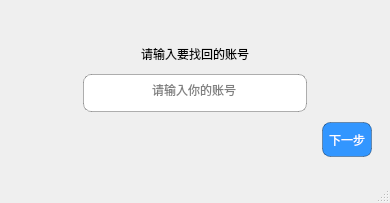
<?xml version="1.0" encoding="UTF-8"?>
<ui version="4.0">
 <class>FindPassword</class>
 <widget class="QMainWindow" name="FindPassword">
  <property name="windowModality">
   <enum>Qt::WindowModality::WindowModal</enum>
  </property>
  <property name="geometry">
   <rect>
    <x>0</x>
    <y>0</y>
    <width>390</width>
    <height>203</height>
   </rect>
  </property>
  <property name="minimumSize">
   <size>
    <width>390</width>
    <height>203</height>
   </size>
  </property>
  <property name="maximumSize">
   <size>
    <width>390</width>
    <height>203</height>
   </size>
  </property>
  <property name="contextMenuPolicy">
   <enum>Qt::ContextMenuPolicy::NoContextMenu</enum>
  </property>
  <property name="windowTitle">
   <string>找回密码</string>
  </property>
  <property name="styleSheet">
   <string notr="true"/>
  </property>
  <widget class="QWidget" name="centralwidget">
   <layout class="QGridLayout" name="gridLayout_2">
    <item row="0" column="0">
     <spacer name="verticalSpacer">
      <property name="orientation">
       <enum>Qt::Orientation::Vertical</enum>
      </property>
      <property name="sizeHint" stdset="0">
       <size>
        <width>371</width>
        <height>11</height>
       </size>
      </property>
     </spacer>
    </item>
    <item row="1" column="0" colspan="2">
     <widget class="QStackedWidget" name="page_find">
      <property name="focusPolicy">
       <enum>Qt::FocusPolicy::NoFocus</enum>
      </property>
      <property name="currentIndex">
       <number>0</number>
      </property>
      <widget class="QWidget" name="pages_1">
       <layout class="QVBoxLayout" name="verticalLayout">
        <item>
         <layout class="QHBoxLayout" name="horizontalLayout">
          <item>
           <spacer name="horizontalSpacer_5">
            <property name="orientation">
             <enum>Qt::Orientation::Horizontal</enum>
            </property>
            <property name="sizeHint" stdset="0">
             <size>
              <width>40</width>
              <height>20</height>
             </size>
            </property>
           </spacer>
          </item>
          <item>
           <widget class="QLabel" name="lab_pages1">
            <property name="sizePolicy">
             <sizepolicy hsizetype="Maximum" vsizetype="Maximum">
              <horstretch>0</horstretch>
              <verstretch>0</verstretch>
             </sizepolicy>
            </property>
            <property name="styleSheet">
             <string notr="true">font: 13pt &quot;Microsoft YaHei UI&quot;;

color:black;
</string>
            </property>
            <property name="text">
             <string>请输入要找回的账号</string>
            </property>
           </widget>
          </item>
          <item>
           <spacer name="horizontalSpacer_4">
            <property name="orientation">
             <enum>Qt::Orientation::Horizontal</enum>
            </property>
            <property name="sizeHint" stdset="0">
             <size>
              <width>40</width>
              <height>20</height>
             </size>
            </property>
           </spacer>
          </item>
         </layout>
        </item>
        <item>
         <layout class="QHBoxLayout" name="horizontalLayout_2">
          <item>
           <spacer name="horizontalSpacer_2">
            <property name="orientation">
             <enum>Qt::Orientation::Horizontal</enum>
            </property>
            <property name="sizeHint" stdset="0">
             <size>
              <width>40</width>
              <height>20</height>
             </size>
            </property>
           </spacer>
          </item>
          <item>
           <widget class="LineFind" name="line_pages1">
            <property name="sizePolicy">
             <sizepolicy hsizetype="Minimum" vsizetype="Minimum">
              <horstretch>0</horstretch>
              <verstretch>0</verstretch>
             </sizepolicy>
            </property>
            <property name="minimumSize">
             <size>
              <width>224</width>
              <height>38</height>
             </size>
            </property>
            <property name="maximumSize">
             <size>
              <width>224</width>
              <height>38</height>
             </size>
            </property>
            <property name="focusPolicy">
             <enum>Qt::FocusPolicy::ClickFocus</enum>
            </property>
            <property name="contextMenuPolicy">
             <enum>Qt::ContextMenuPolicy::NoContextMenu</enum>
            </property>
            <property name="styleSheet">
             <string notr="true">font: 13pt &quot;Microsoft YaHei UI&quot;;
border: 1px solid rgba(0, 0, 0, 0.3);
border-radius: 8px;
color:grey;
</string>
            </property>
            <property name="text">
             <string>请输入你的账号</string>
            </property>
            <property name="maxLength">
             <number>12</number>
            </property>
            <property name="alignment">
             <set>Qt::AlignmentFlag::AlignCenter</set>
            </property>
           </widget>
          </item>
          <item>
           <spacer name="horizontalSpacer_3">
            <property name="orientation">
             <enum>Qt::Orientation::Horizontal</enum>
            </property>
            <property name="sizeHint" stdset="0">
             <size>
              <width>40</width>
              <height>20</height>
             </size>
            </property>
           </spacer>
          </item>
         </layout>
        </item>
        <item>
         <layout class="QHBoxLayout" name="horizontalLayout_3">
          <item>
           <spacer name="horizontalSpacer">
            <property name="orientation">
             <enum>Qt::Orientation::Horizontal</enum>
            </property>
            <property name="sizeHint" stdset="0">
             <size>
              <width>286</width>
              <height>20</height>
             </size>
            </property>
           </spacer>
          </item>
          <item>
           <widget class="QPushButton" name="but_pages1">
            <property name="sizePolicy">
             <sizepolicy hsizetype="Fixed" vsizetype="Fixed">
              <horstretch>20</horstretch>
              <verstretch>20</verstretch>
             </sizepolicy>
            </property>
            <property name="minimumSize">
             <size>
              <width>50</width>
              <height>35</height>
             </size>
            </property>
            <property name="cursor">
             <cursorShape>PointingHandCursor</cursorShape>
            </property>
            <property name="styleSheet">
             <string notr="true">QPushButton {
    font: 10pt &quot;Microsoft YaHei UI&quot;;
    background-color: rgb(50, 150, 255);
    border: 1px solid rgba(0, 0, 0, 0.3);
    border-radius: 8px;
    color: white;
}
QPushButton:hover {
    background-color: rgba(50, 150, 255, 0.7);
    border: 1px solid rgba(0, 0, 0, 0.3);
    border-radius: 8px;
    color: white;
}
QPushButton:pressed {
    background-color: rgba(0, 100, 255, 0.8);
    border: 1px solid rgba(0, 0, 0, 0.3);
    border-radius: 8px;
    color: white;
}</string>
            </property>
            <property name="text">
             <string>下一步</string>
            </property>
           </widget>
          </item>
         </layout>
        </item>
       </layout>
      </widget>
      <widget class="QWidget" name="pages_2">
       <layout class="QVBoxLayout" name="verticalLayout_5">
        <item>
         <layout class="QHBoxLayout" name="horizontalLayout_15">
          <item>
           <spacer name="horizontalSpacer_21">
            <property name="orientation">
             <enum>Qt::Orientation::Horizontal</enum>
            </property>
            <property name="sizeHint" stdset="0">
             <size>
              <width>40</width>
              <height>20</height>
             </size>
            </property>
           </spacer>
          </item>
          <item>
           <widget class="QLabel" name="lab_pages2">
            <property name="sizePolicy">
             <sizepolicy hsizetype="Maximum" vsizetype="Maximum">
              <horstretch>0</horstretch>
              <verstretch>0</verstretch>
             </sizepolicy>
            </property>
            <property name="styleSheet">
             <string notr="true">font: 13pt &quot;Microsoft YaHei UI&quot;;

color:black;
</string>
            </property>
            <property name="text">
             <string>假装这是一个密保问题</string>
            </property>
           </widget>
          </item>
          <item>
           <spacer name="horizontalSpacer_22">
            <property name="orientation">
             <enum>Qt::Orientation::Horizontal</enum>
            </property>
            <property name="sizeHint" stdset="0">
             <size>
              <width>40</width>
              <height>20</height>
             </size>
            </property>
           </spacer>
          </item>
         </layout>
        </item>
        <item>
         <layout class="QHBoxLayout" name="horizontalLayout_14">
          <item>
           <spacer name="horizontalSpacer_23">
            <property name="orientation">
             <enum>Qt::Orientation::Horizontal</enum>
            </property>
            <property name="sizeHint" stdset="0">
             <size>
              <width>40</width>
              <height>20</height>
             </size>
            </property>
           </spacer>
          </item>
          <item>
           <widget class="LineFind" name="line_pages2">
            <property name="sizePolicy">
             <sizepolicy hsizetype="Minimum" vsizetype="Minimum">
              <horstretch>0</horstretch>
              <verstretch>0</verstretch>
             </sizepolicy>
            </property>
            <property name="minimumSize">
             <size>
              <width>224</width>
              <height>38</height>
             </size>
            </property>
            <property name="maximumSize">
             <size>
              <width>224</width>
              <height>38</height>
             </size>
            </property>
            <property name="focusPolicy">
             <enum>Qt::FocusPolicy::ClickFocus</enum>
            </property>
            <property name="contextMenuPolicy">
             <enum>Qt::ContextMenuPolicy::NoContextMenu</enum>
            </property>
            <property name="styleSheet">
             <string notr="true">font: 13pt &quot;Microsoft YaHei UI&quot;;
border: 1px solid rgba(0, 0, 0, 0.3);
border-radius: 8px;
color:grey;
</string>
            </property>
            <property name="text">
             <string>请输入密保答案</string>
            </property>
            <property name="maxLength">
             <number>12</number>
            </property>
            <property name="alignment">
             <set>Qt::AlignmentFlag::AlignCenter</set>
            </property>
           </widget>
          </item>
          <item>
           <spacer name="horizontalSpacer_24">
            <property name="orientation">
             <enum>Qt::Orientation::Horizontal</enum>
            </property>
            <property name="sizeHint" stdset="0">
             <size>
              <width>40</width>
              <height>20</height>
             </size>
            </property>
           </spacer>
          </item>
         </layout>
        </item>
        <item>
         <layout class="QHBoxLayout" name="horizontalLayout_13">
          <item>
           <spacer name="horizontalSpacer_25">
            <property name="orientation">
             <enum>Qt::Orientation::Horizontal</enum>
            </property>
            <property name="sizeHint" stdset="0">
             <size>
              <width>40</width>
              <height>20</height>
             </size>
            </property>
           </spacer>
          </item>
          <item>
           <widget class="QPushButton" name="but_pages2">
            <property name="sizePolicy">
             <sizepolicy hsizetype="Fixed" vsizetype="Fixed">
              <horstretch>20</horstretch>
              <verstretch>20</verstretch>
             </sizepolicy>
            </property>
            <property name="minimumSize">
             <size>
              <width>50</width>
              <height>35</height>
             </size>
            </property>
            <property name="cursor">
             <cursorShape>PointingHandCursor</cursorShape>
            </property>
            <property name="styleSheet">
             <string notr="true">QPushButton {
    font: 10pt &quot;Microsoft YaHei UI&quot;;
    background-color: rgb(50, 150, 255);
    border: 1px solid rgba(0, 0, 0, 0.3);
    border-radius: 8px;
    color: white;
}
QPushButton:hover {
    background-color: rgba(50, 150, 255, 0.7);
    border: 1px solid rgba(0, 0, 0, 0.3);
    border-radius: 8px;
    color: white;
}
QPushButton:pressed {
    background-color: rgba(0, 100, 255, 0.8);
    border: 1px solid rgba(0, 0, 0, 0.3);
    border-radius: 8px;
    color: white;
}</string>
            </property>
            <property name="text">
             <string>下一步</string>
            </property>
           </widget>
          </item>
         </layout>
        </item>
       </layout>
      </widget>
      <widget class="QWidget" name="pages_3">
       <layout class="QGridLayout" name="gridLayout">
        <item row="0" column="0">
         <layout class="QHBoxLayout" name="horizontalLayout_16">
          <item>
           <spacer name="horizontalSpacer_26">
            <property name="orientation">
             <enum>Qt::Orientation::Horizontal</enum>
            </property>
            <property name="sizeHint" stdset="0">
             <size>
              <width>40</width>
              <height>20</height>
             </size>
            </property>
           </spacer>
          </item>
          <item>
           <widget class="LineFind" name="line_pages3_2">
            <property name="sizePolicy">
             <sizepolicy hsizetype="Minimum" vsizetype="Minimum">
              <horstretch>0</horstretch>
              <verstretch>0</verstretch>
             </sizepolicy>
            </property>
            <property name="minimumSize">
             <size>
              <width>224</width>
              <height>38</height>
             </size>
            </property>
            <property name="maximumSize">
             <size>
              <width>224</width>
              <height>38</height>
             </size>
            </property>
            <property name="focusPolicy">
             <enum>Qt::FocusPolicy::ClickFocus</enum>
            </property>
            <property name="contextMenuPolicy">
             <enum>Qt::ContextMenuPolicy::NoContextMenu</enum>
            </property>
            <property name="styleSheet">
             <string notr="true">font: 13pt &quot;Microsoft YaHei UI&quot;;
border: 1px solid rgba(0, 0, 0, 0.3);
border-radius: 8px;
color:grey;
</string>
            </property>
            <property name="text">
             <string>请输入新的密码</string>
            </property>
            <property name="maxLength">
             <number>12</number>
            </property>
            <property name="alignment">
             <set>Qt::AlignmentFlag::AlignCenter</set>
            </property>
           </widget>
          </item>
          <item>
           <spacer name="horizontalSpacer_27">
            <property name="orientation">
             <enum>Qt::Orientation::Horizontal</enum>
            </property>
            <property name="sizeHint" stdset="0">
             <size>
              <width>40</width>
              <height>20</height>
             </size>
            </property>
           </spacer>
          </item>
         </layout>
        </item>
        <item row="1" column="0">
         <layout class="QHBoxLayout" name="horizontalLayout_17">
          <item>
           <spacer name="horizontalSpacer_28">
            <property name="orientation">
             <enum>Qt::Orientation::Horizontal</enum>
            </property>
            <property name="sizeHint" stdset="0">
             <size>
              <width>40</width>
              <height>20</height>
             </size>
            </property>
           </spacer>
          </item>
          <item>
           <widget class="LineFind" name="line_pages3">
            <property name="sizePolicy">
             <sizepolicy hsizetype="Minimum" vsizetype="Minimum">
              <horstretch>0</horstretch>
              <verstretch>0</verstretch>
             </sizepolicy>
            </property>
            <property name="minimumSize">
             <size>
              <width>224</width>
              <height>38</height>
             </size>
            </property>
            <property name="maximumSize">
             <size>
              <width>224</width>
              <height>38</height>
             </size>
            </property>
            <property name="focusPolicy">
             <enum>Qt::FocusPolicy::ClickFocus</enum>
            </property>
            <property name="contextMenuPolicy">
             <enum>Qt::ContextMenuPolicy::NoContextMenu</enum>
            </property>
            <property name="styleSheet">
             <string notr="true">font: 13pt &quot;Microsoft YaHei UI&quot;;
border: 1px solid rgba(0, 0, 0, 0.3);
border-radius: 8px;
color:grey;
</string>
            </property>
            <property name="text">
             <string>请确认密码</string>
            </property>
            <property name="maxLength">
             <number>12</number>
            </property>
            <property name="alignment">
             <set>Qt::AlignmentFlag::AlignCenter</set>
            </property>
           </widget>
          </item>
          <item>
           <spacer name="horizontalSpacer_29">
            <property name="orientation">
             <enum>Qt::Orientation::Horizontal</enum>
            </property>
            <property name="sizeHint" stdset="0">
             <size>
              <width>40</width>
              <height>20</height>
             </size>
            </property>
           </spacer>
          </item>
         </layout>
        </item>
        <item row="2" column="0">
         <layout class="QHBoxLayout" name="horizontalLayout_18">
          <item>
           <spacer name="horizontalSpacer_30">
            <property name="orientation">
             <enum>Qt::Orientation::Horizontal</enum>
            </property>
            <property name="sizeHint" stdset="0">
             <size>
              <width>40</width>
              <height>20</height>
             </size>
            </property>
           </spacer>
          </item>
          <item>
           <widget class="QPushButton" name="but_pages3">
            <property name="sizePolicy">
             <sizepolicy hsizetype="Fixed" vsizetype="Fixed">
              <horstretch>20</horstretch>
              <verstretch>20</verstretch>
             </sizepolicy>
            </property>
            <property name="minimumSize">
             <size>
              <width>50</width>
              <height>35</height>
             </size>
            </property>
            <property name="cursor">
             <cursorShape>PointingHandCursor</cursorShape>
            </property>
            <property name="styleSheet">
             <string notr="true">QPushButton {
    font: 10pt &quot;Microsoft YaHei UI&quot;;
    background-color: rgb(50, 150, 255);
    border: 1px solid rgba(0, 0, 0, 0.3);
    border-radius: 8px;
    color: white;
}
QPushButton:hover {
    background-color: rgba(50, 150, 255, 0.7);
    border: 1px solid rgba(0, 0, 0, 0.3);
    border-radius: 8px;
    color: white;
}
QPushButton:pressed {
    background-color: rgba(0, 100, 255, 0.8);
    border: 1px solid rgba(0, 0, 0, 0.3);
    border-radius: 8px;
    color: white;
}</string>
            </property>
            <property name="text">
             <string>完成</string>
            </property>
           </widget>
          </item>
         </layout>
        </item>
       </layout>
      </widget>
     </widget>
    </item>
   </layout>
  </widget>
  <widget class="QMenuBar" name="menubar">
   <property name="geometry">
    <rect>
     <x>0</x>
     <y>0</y>
     <width>390</width>
     <height>18</height>
    </rect>
   </property>
  </widget>
  <widget class="QStatusBar" name="statusbar"/>
 </widget>
 <customwidgets>
  <customwidget>
   <class>LineFind</class>
   <extends>QLineEdit</extends>
   <header location="global">findpassword.h</header>
  </customwidget>
 </customwidgets>
 <resources/>
 <connections/>
</ui>
